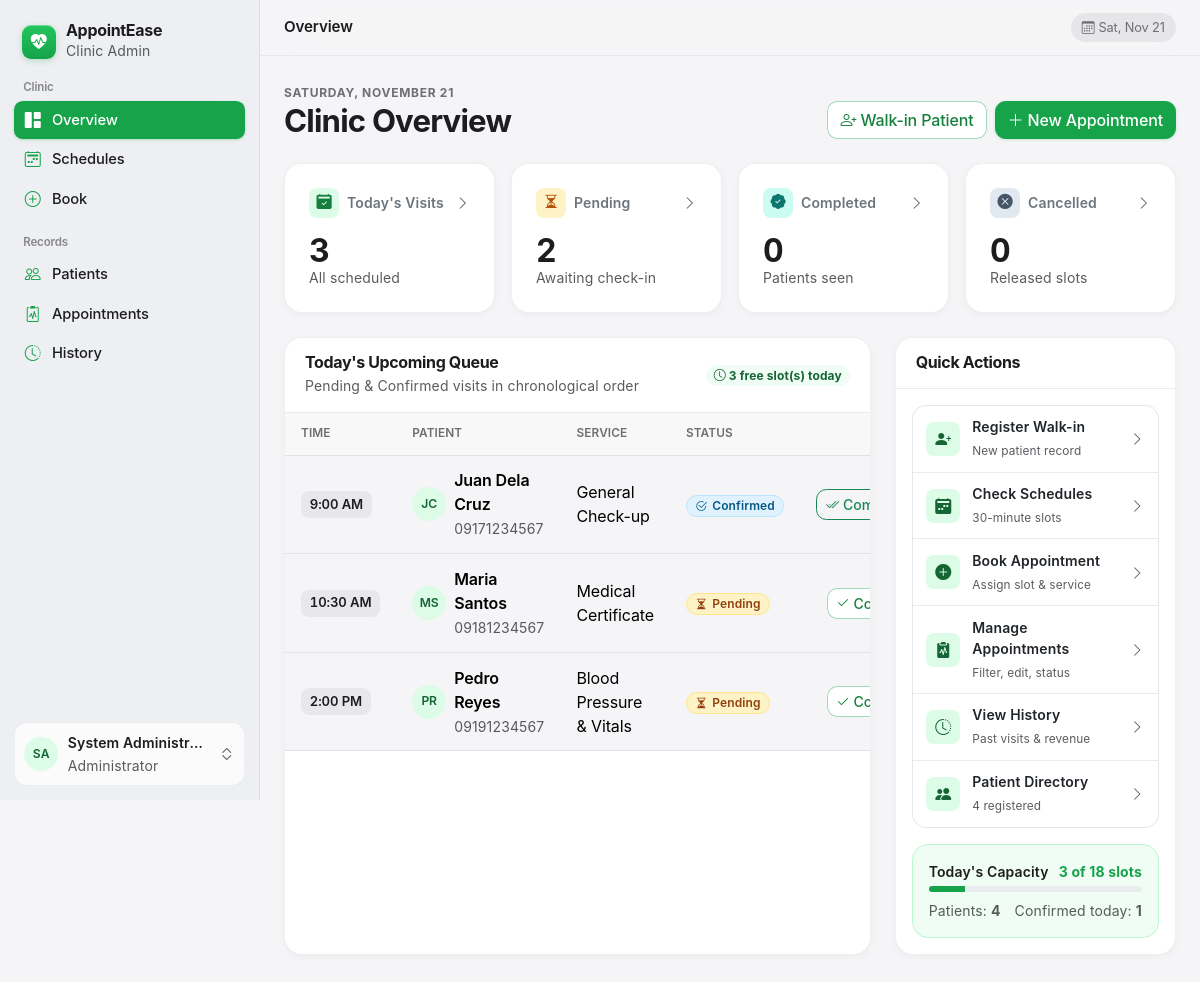
The app's page /dashboard.php (signed in) with its own data.
### tables this page shows
CREATE TABLE appointments (
    id                INT UNSIGNED NOT NULL AUTO_INCREMENT,
    customer_id       INT UNSIGNED NOT NULL,
    service_id        INT UNSIGNED NOT NULL,
    appointment_date  DATE         NOT NULL,
    appointment_time  TIME         NOT NULL,
    status            ENUM('Pending','Confirmed','Completed','Cancelled','No-show')
                      NOT NULL DEFAULT 'Pending',
    notes             TEXT         NULL,
    created_at        DATETIME     NOT NULL DEFAULT CURRENT_TIMESTAMP,
    updated_at        DATETIME     NOT NULL DEFAULT CURRENT_TIMESTAMP ON UPDATE CURRENT_TIMESTAMP,
    PRIMARY KEY (id),
    KEY idx_appt_slot (appointment_date, appointment_time),
    KEY idx_appt_status (status),
    CONSTRAINT fk_appt_customer FOREIGN KEY (customer_id) REFERENCES customers(id)
        ON UPDATE CASCADE ON DELETE CASCADE,
    CONSTRAINT fk_appt_service  FOREIGN KEY (service_id)  REFERENCES services(id)
        ON UPDATE CASCADE ON DELETE RESTRICT
);

CREATE TABLE customers (
    id             INT UNSIGNED  NOT NULL AUTO_INCREMENT,
    full_name      VARCHAR(100)  NOT NULL,
    contact_number VARCHAR(20)   NOT NULL,
    email          VARCHAR(100)  NULL,
    notes          TEXT          NULL,
    is_active      TINYINT(1)    NOT NULL DEFAULT 1,  
    created_at     DATETIME      NOT NULL DEFAULT CURRENT_TIMESTAMP,
    PRIMARY KEY (id),
    KEY idx_customer_name (full_name)
);

CREATE TABLE services (
    id          INT UNSIGNED   NOT NULL AUTO_INCREMENT,
    name        VARCHAR(100)   NOT NULL,
    description VARCHAR(255)   NULL,
    price       DECIMAL(10,2)  NOT NULL DEFAULT 0.00,
    is_active   TINYINT(1)     NOT NULL DEFAULT 1,
    PRIMARY KEY (id)
);

### dashboard.php (the view, shortened to what this page needs)
<?php
require_once 'includes/auth.php';
$today = date('Y-m-d');
$stmt = $pdo->prepare('SELECT status, COUNT(*) AS total FROM appointments WHERE appointment_date = ? GROUP BY status');
$stmt->execute([$today]);
$counts = array_fill_keys(STATUSES, 0);
foreach ($stmt->fetchAll() as $row) {
    $counts[$row['status']] = (int) $row['total'];
}
$totalToday = array_sum($counts);
$stmt = $pdo->prepare(
    "SELECT a.id, a.appointment_time, a.status, a.notes,
            c.full_name, c.contact_number, s.name AS service_name
     FROM appointments a
     JOIN customers c ON c.id = a.customer_id
     JOIN services  s ON s.id = a.service_id
     WHERE a.appointment_date = ?
       AND a.status IN ('Pending', 'Confirmed')
     ORDER BY a.appointment_time"
);
$stmt->execute([$today]);
$upcoming = $stmt->fetchAll();
$totalCustomers = (int) $pdo->query('SELECT COUNT(*) FROM customers WHERE is_active = 1')->fetchColumn();
$allSlots    = generate_time_slots();
$bookedToday = get_booked_slots($pdo, $today);
$freeSlots   = 0;
foreach ($allSlots as $slot) {
    if (!isset($bookedToday[$slot]) && !is_past_slot($today, $slot)) {
        $freeSlots++;
    }
}
$occupancyPct = count($allSlots) ? (int) round((count($bookedToday) / count($allSlots)) * 100) : 0;
$cards = [
    ['label' => "Today's Visits",  'sub' => 'All scheduled',     'value' => $totalToday,          'icon' => 'calendar2-check-fill', 'accent' => 'emerald', 'href' => 'appointments.php?date=' . $today],
    ['label' => 'Pending',         'sub' => 'Awaiting check-in', 'value' => $counts['Pending'],   'icon' => 'hourglass-split',      'accent' => 'amber',   'href' => 'appointments.php?date=' . $today . '&status=Pending'],
    ['label' => 'Completed',       'sub' => 'Patients seen',     'value' => $counts['Completed'], 'icon' => 'patch-check-fill',     'accent' => 'teal',    'href' => 'appointments.php?date=' . $today . '&status=Completed'],
    ['label' => 'Cancelled',       'sub' => 'Released slots',    'value' => $counts['Cancelled'], 'icon' => 'x-circle-fill',        'accent' => 'slate',   'href' => 'appointments.php?date=' . $today . '&status=Cancelled'],
];
$links = [
    ['href' => 'customer_add.php', 'icon' => 'person-plus-fill',     'label' => 'Register Walk-in',    'sub' => 'New patient record'],
    ['href' => 'schedules.php',    'icon' => 'calendar2-week-fill',  'label' => 'Check Schedules',     'sub' => '30-minute slots'],
    ['href' => 'book.php',         'icon' => 'plus-circle-fill',     'label' => 'Book Appointment',    'sub' => 'Assign slot & service'],
    ['href' => 'appointments.php', 'icon' => 'clipboard2-pulse-fill','label' => 'Manage Appointments', 'sub' => 'Filter, edit, status'],
    ['href' => 'history.php',      'icon' => 'clock-history',        'label' => 'View History',        'sub' => 'Past visits & revenue'],
    ['href' => 'customers.php',    'icon' => 'people-fill',          'label' => 'Patient Directory',   'sub' => $totalCustomers . ' registered'],
];
require 'includes/header.php';
?>
<div class="d-flex flex-wrap justify-content-between align-items-end mb-4 gap-3">
    <div>
        <div class="apple-eyebrow text-uppercase"><?= date('l, F j') ?></div>
        <h1 class="apple-large-title mb-0">Clinic Overview</h1>
    </div>
    <div class="d-flex flex-wrap gap-2">
        <a href="customer_add.php" class="btn btn-outline-primary">
            <i class="bi bi-person-plus" aria-hidden="true"></i> Walk-in Patient
        </a>
        <a href="book.php" class="btn btn-primary">
            <i class="bi bi-plus-lg" aria-hidden="true"></i> New Appointment
        </a>
    </div>
</div>
<div class="row g-3 mb-4">
    <?php foreach ($cards as $card): ?>
        <div class="col-6 col-lg-3">
            <a href="<?= e($card['href']) ?>" class="card stat-card stat-<?= $card['accent'] ?> h-100 text-decoration-none text-reset">
                <div class="card-body p-3 p-md-4 d-flex flex-column justify-content-between">
                    <div class="d-flex justify-content-between align-items-center mb-3">
                        <div class="d-flex align-items-center gap-2">
                            <span class="stat-icon" aria-hidden="true"><i class="bi bi-<?= $card['icon'] ?>"></i></span>
                            <span class="fw-semibold small text-secondary"><?= e($card['label']) ?></span>
                        </div>
                        <i class="bi bi-chevron-right stat-chevron text-muted small" aria-hidden="true"></i>
                    </div>
                    <div>
                        <div class="apple-metric"><?= $card['value'] ?></div>
                        <div class="text-muted small"><?= e($card['sub']) ?></div>
                    </div>
                </div>
            </a>
        </div>
    <?php endforeach; ?>
</div>
<div class="row g-4">
    <div class="col-lg-8">
        <div class="card h-100">
            <div class="card-header d-flex flex-wrap justify-content-between align-items-center gap-2">
                <div>
                    <h2 class="h6 fw-bold mb-0">Today's Upcoming Queue</h2>
                    <small class="text-muted fw-normal">Pending &amp; Confirmed visits in chronological order</small>
                </div>
                <a href="schedules.php?date=<?= $today ?>" class="badge slot-available text-decoration-none">
                    <i class="bi bi-clock" aria-hidden="true"></i> <?= $freeSlots ?> free slot(s) today
                </a>
            </div>
            <div class="card-body p-0">
                <?php if (!$upcoming): ?>
                    <div class="empty-state py-5 text-center px-3">
                        <div class="empty-state-icon mx-auto mb-2" aria-hidden="true"><i class="bi bi-calendar2-check"></i></div>
                        <h3 class="h6 fw-bold mb-1">No Upcoming Visits Today</h3>
                        <p class="text-muted small mb-3">All scheduled patients have been seen, or no slots are booked yet.</p>
                        <a href="book.php" class="btn btn-sm btn-primary"><i class="bi bi-plus-lg" aria-hidden="true"></i> Book an Appointment</a>
                    </div>
                <?php else: ?>
                <div class="table-responsive">
                    <table class="table table-hover align-middle mb-0">
                        <thead>
                            <tr><th>Time</th><th>Patient</th><th>Service</th><th>Status</th><th class="text-end">Actions</th></tr>
                        </thead>
                        <tbody>
                        <?php foreach ($upcoming as $a): ?>
                            <tr>
                                <td class="fw-semibold text-nowrap">
                                    <span class="time-chip"><?= format_time($a['appointment_time']) ?></span>
                                </td>
                                <td>
                                    <div class="d-flex align-items-center gap-2">
                                        <?= avatar_initials($a['full_name']) ?>
                                        <div>
                                            <div class="fw-semibold"><?= e($a['full_name']) ?></div>
                                            <small class="text-muted"><?= e($a['contact_number']) ?></small>
                                        </div>
                                    </div>
                                </td>
                                <td><?= e($a['service_name']) ?></td>
                                <td><?= status_badge($a['status']) ?></td>
                                <td class="text-end text-nowrap">
                                    <div class="d-inline-flex gap-1 align-items-center">
                                        <?php if ($a['status'] === 'Pending'): ?>
                                            <form method="post" action="appointment_status.php" class="d-inline"
                                                  data-confirm="Confirm appointment for <?= e($a['full_name']) ?> at <?= format_time($a['appointment_time']) ?>?">
                                                <button class="btn btn-sm btn-outline-primary" title="Confirm appointment"
                                                        aria-label="Confirm appointment for <?= e($a['full_name']) ?>">
                                                    <i class="bi bi-check2" aria-hidden="true"></i> Confirm
                                                </button>
                                            </form>
                                        <?php elseif ($a['status'] === 'Confirmed'): ?>
                                            <form method="post" action="appointment_status.php" class="d-inline"
                                                  data-confirm="Mark <?= e($a['full_name']) ?>'s visit as Completed?">
                                                <button class="btn btn-sm btn-outline-success" title="Mark Completed"
                                                        aria-label="Mark appointment for <?= e($a['full_name']) ?> as Completed">
                                                    <i class="bi bi-check2-all" aria-hidden="true"></i> Complete
                                                </button>
                                            </form>
                                        <?php endif; ?>
                                    </div>
                                </td>
                            </tr>
                        <?php endforeach; ?>
                        </tbody>
                    </table>
                </div>
                <?php endif; ?>
            </div>
        </div>
    </div>
    <div class="col-lg-4">
        <div class="card h-100">
            <div class="card-header">
                <h2 class="h6 fw-bold mb-0">Quick Actions</h2>
            </div>
            <div class="card-body d-flex flex-column justify-content-between">
                <div class="apple-action-list">
                    <?php foreach ($links as $link): ?>
                        <a href="<?= $link['href'] ?>" class="apple-action-row">
                            <span class="quick-link-icon" aria-hidden="true">
                                <i class="bi bi-<?= $link['icon'] ?>"></i>
                            </span>
                            <span class="flex-grow-1">
                                <span class="d-block fw-semibold small text-dark"><?= e($link['label']) ?></span>
                                <small class="text-muted" style="font-size: 0.74rem;"><?= e($link['sub']) ?></small>
                            </span>
                            <i class="bi bi-chevron-right text-muted small" aria-hidden="true"></i>
                        </a>
                    <?php endforeach; ?>
                </div>
                <div class="occupancy-box p-3 rounded-4 mt-3">
                    <div class="d-flex justify-content-between small mb-1">
                        <span class="fw-semibold">Today's Capacity</span>
                        <span class="fw-bold text-primary"><?= count($bookedToday) ?> of <?= count($allSlots) ?> slots</span>
                    </div>
                    <div class="progress" style="height: 6px;" role="progressbar"
                         aria-label="Today's slot occupancy" aria-valuenow="<?= $occupancyPct ?>" aria-valuemin="0" aria-valuemax="100">
                        <div class="progress-bar bg-primary" style="width: <?= $occupancyPct ?>%"></div>
                    </div>
                    <div class="d-flex justify-content-between small text-muted mt-2">
                        <span>Patients: <strong><?= $totalCustomers ?></strong></span>
                        <span>Confirmed today: <strong><?= $counts['Confirmed'] ?></strong></span>
                    </div>
                </div>
            </div>
        </div>
    </div>
</div>
<?php require 'includes/footer.php'; ?>

### includes/functions.php (shortened to what this page needs)
<?php
function e($value): string
{
    return htmlspecialchars((string) $value, ENT_QUOTES, 'UTF-8');
}
function generate_time_slots(): array
{
    $slots = [];
    $time  = strtotime(OPEN_TIME);
    $end   = strtotime(CLOSE_TIME);
    while ($time < $end) {
        $slots[] = date('H:i', $time);
        $time += SLOT_MINUTES * 60;
    }
    return $slots;
}
function get_booked_slots(PDO $pdo, string $date, int $excludeId = 0): array
{
    $placeholders = implode(',', array_fill(0, count(FREE_SLOT_STATUSES), '?'));
    $sql = "SELECT a.id, TIME_FORMAT(a.appointment_time, '%H:%i') AS slot, a.status,
                   c.full_name, s.name AS service_name
            FROM appointments a
            JOIN customers c ON c.id = a.customer_id
            JOIN services  s ON s.id = a.service_id
            WHERE a.appointment_date = ?
              AND a.status NOT IN ($placeholders)
              AND a.id <> ?";
    $stmt = $pdo->prepare($sql);
    $stmt->execute(array_merge([$date], FREE_SLOT_STATUSES, [$excludeId]));
    $booked = [];
    foreach ($stmt->fetchAll() as $row) {
        $booked[$row['slot']] = $row;
    }
    return $booked;
}
function format_time(string $time): string
{
    return date('g:i A', strtotime($time));
}
function status_badge(string $status): string
{
    $meta = [
        'Pending'   => ['class' => 'status-pending',   'icon' => 'hourglass-split'],
        'Confirmed' => ['class' => 'status-confirmed', 'icon' => 'check2-circle'],
        'Completed' => ['class' => 'status-completed', 'icon' => 'patch-check-fill'],
        'Cancelled' => ['class' => 'status-cancelled', 'icon' => 'x-circle'],
        'No-show'   => ['class' => 'status-noshow',    'icon' => 'person-slash'],
    ];
    $m = $meta[$status] ?? ['class' => 'status-cancelled', 'icon' => 'circle'];
    return '<span class="badge status-pill ' . $m['class'] . '">'
         . '<i class="bi bi-' . $m['icon'] . '" aria-hidden="true"></i> '
         . e($status) . '</span>';
}
function avatar_initials(string $name): string
{
    $parts = preg_split('/\s+/', trim($name));
    $init  = mb_substr($parts[0] ?? '?', 0, 1) . (isset($parts[1]) ? mb_substr(end($parts), 0, 1) : '');
    return '<span class="avatar-chip" aria-hidden="true">' . e(mb_strtoupper($init)) . '</span>';
}

### records on screen
appointments: appointment_time "9:00 AM", customer.full_name "JC", customer.full_name "Juan Dela Cruz", customer.contact_number "09171234567", service.name "General Check-up", status "Confirmed"
appointments: appointment_time "10:30 AM", customer.full_name "MS", customer.full_name "Maria Santos", customer.contact_number "09181234567", service.name "Medical Certificate", status "Pending"
appointments: appointment_time "2:00 PM", customer.full_name "PR", customer.full_name "Pedro Reyes", customer.contact_number "09191234567", service.name "Blood Pressure & Vitals", status "Pending"

### other values on screen
$section "Clinic"
$item['label'] "Overview"
$item['label'] "Schedules"
$item['label'] "Book"
$section "Records"
$item['label'] "Patients"
$item['label'] "Appointments"
$item['label'] "History"
mb_strtoupper($init) "SA"
$adminName "System Administr…"
$pageTitle "Overview"
$card['label'] "Today's Visits"
$card['value'] "3"
$card['sub'] "All scheduled"
$card['label'] "Pending"
